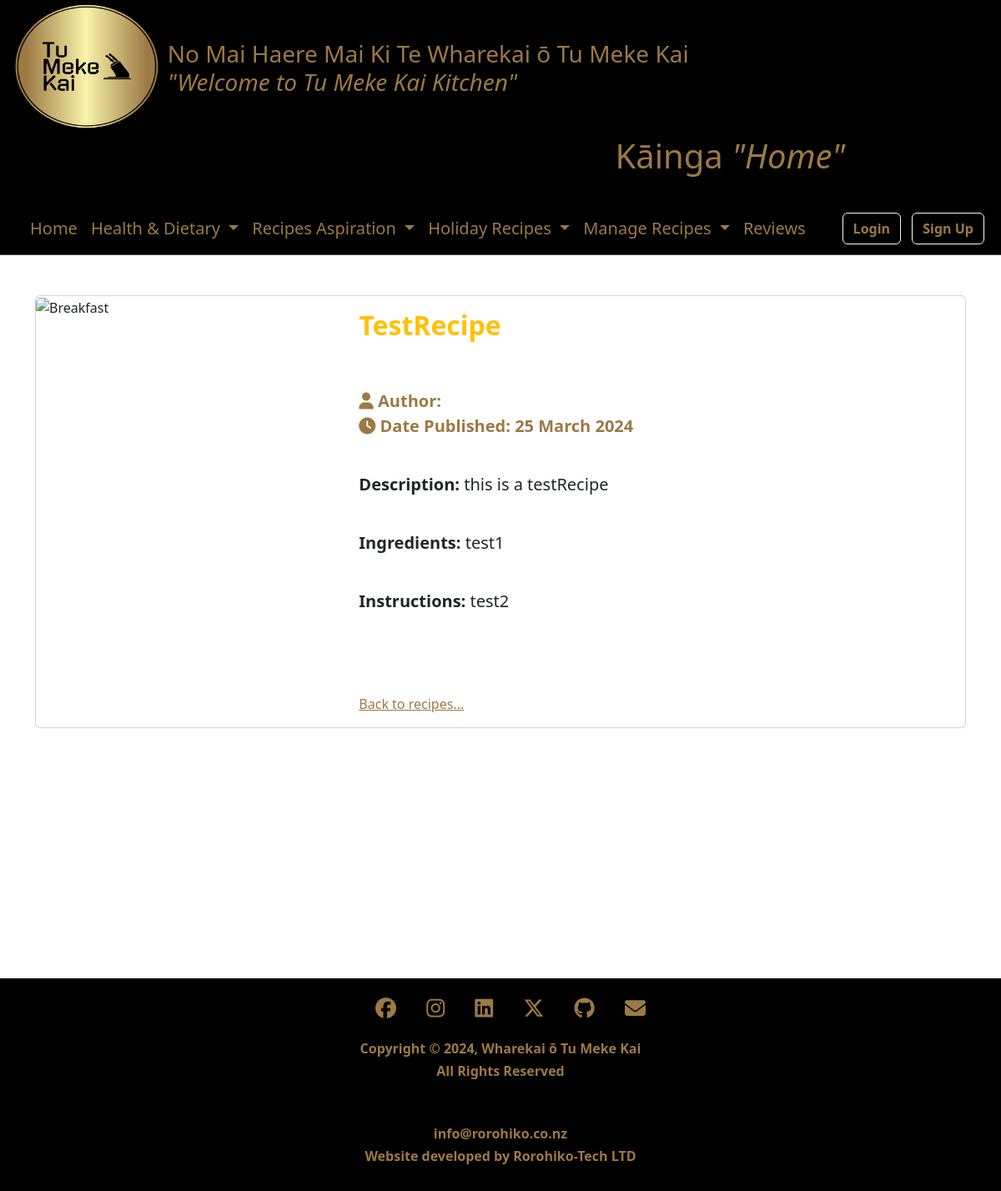
The page /recipes/9/ on the database its author committed.
### MyRecipes/models.py (models this page shows, shortened)
class Recipe(models.Model):
    CATEGORY_CHOICES = [
        ('breakfast', 'Breakfast'),
        ('lunch', 'Lunch'),
        ('dinner', 'Dinner'),
        ('dessert', 'Dessert'),
        ('drinks', 'Drinks'),
        ('platter', 'Platter'),
        ('other', 'Other'),
        ('holiday_specials', 'Holiday Specials'),
        ('healthy_choices', 'Healthy Choices'),
        ('healthy', 'Healthy'),
        ('budget_friendly', 'Budget-friendly'),
        ('comfort_food', 'Comfort Food'),
        ('international_cuisine', 'International Cuisine'),
        ('baking', 'Baking'),
        ('grilling_and_bbq', 'Grilling & BBQ'),
        ('vegetarian_vegan', 'Vegetarian/Vegan'),
        ('vegetarian', 'Vegetarian'),
        ('gluten_free', 'Gluten-Free'),
        ('dairy_free', 'Dairy-Free'),
        ('low_carb', 'Low Carb'),
        ('high_protein', 'High Protein'),
        ('keto', 'Keto'),
        ('paleo', 'Paleo'),
        ('whole30', 'Whole30'),
        ('mediterranean', 'Mediterranean'),
        ('asian_inspired', 'Asian-Inspired'),
        ('mexican', 'Mexican'),
        ('italian', 'Italian'),
        ('middle_eastern', 'Middle Eastern'),
        ('new_years', 'New Years'),
        ('mothers_day', 'Mothers Day'),
    ]
    SUBCATEGORY_CHOICES = [
        ('vegetarian', 'Vegetarian'),
        ('vegan', 'Vegan'),
        ('gluten_free', 'Gluten free'),
        ('low_carb', 'Low Carb'),
        ('high_protein', 'High Protein'),
        ('keto', 'Keto'),
        ('other', 'Other'),
        ('paleo', 'Paleo-Friendly'),
        ('whole30', 'Whole30-Compliant'),
        ('mediterranean', 'Mediterranean Diet'),
        ('weight_loss', 'Weight Loss'),
        ('heart_healthy', 'Heart-Healthy'),
        ('diabetes_friendly', 'Diabetes-Friendly'),
        ('nut_free', 'Nut-Free'),
        ('soy_free', 'Soy-Free'),
        ('nutrient_dense', 'Nutrient-Dense'),
        ('light_and_fresh', 'Light & Fresh'),
        ('family_friendly', 'Family-Friendly'),
        ('kid_friendly', 'Kid-Friendly'),
        ('party_appetizers', 'Party Appetizers'),
        ('seasonal_produce', 'Seasonal Produce'),
        ('one_pot_meals', 'One-Pot Meals'),
        ('meal_prep', 'Meal Prep'),
        ('slow_cooker', 'Slow Cooker/Crockpot'),
        ('instant_pot', 'Instant Pot/Pressure Cooker'),
        ('raw_foods', 'Raw Foods'),
        ('superfoods', 'Superfoods'),
        ('detoxifying', 'Detoxifying'),
        ('immune_boosting', 'Immune-Boosting'),
        ('energy_packed', 'Energy-Packed'),
    ]
    title = models.CharField(max_length = 100)
    description = models.TextField()
    author = models.ForeignKey(User, on_delete = models.CASCADE) # is user deleted -- delete recipxes user put up --> FK = 1 (user) - N(recipes)
    category = models.CharField(max_length = 25, choices = CATEGORY_CHOICES, default = "other")
    subcategory = models.CharField(max_length = 25, choices = SUBCATEGORY_CHOICES, default = "other")
    created_at = models.DateTimeField(auto_now_add = True)
    updated_at = models.DateTimeField(auto_now = True)
    tags = models.ManyToManyField(Tag)
    image = models.ImageField(upload_to='Images/', blank=True)
    ingredients = models.TextField(blank=True, null=True)
    instructions = models.TextField(blank=True, null=True)

### MyRecipes/views.py (the view)
# urls.py: path('recipes/<int:pk>/', views.RecipeDetailView.as_view(), name = 'recipes-detail'),
class RecipeDetailView(DetailView):
    model = models.Recipe

### MyRecipes/templates/MyRecipes/recipe_detail.html (shortened to what this page needs)
{% extends 'MyRecipes/base.html' %}
{% load static %}
{% block content %}
    <div class="container mt-5">
        <div class="card mb-4">
            <div class="row g-0">
                <div class="col-md-4">
                    <img src="{% static "/" %}{{object.image}}" width="100%" class="card-img thumbnail" alt="Breakfast">
                </div>
                <div class="col-md-8">
                    <div class="card-body">
                        <h2 class="card-title text-warning"><strong>{{ object.title }}</strong></h2><br><br>
                        <p class="card-text fs-5" style="color: #9c7945;"><strong><i class="fas fa-user"></i> Author: {{ object.author_name }}</strong><br><strong><i class="fa-solid fa-clock"></i> Date Published: {{ object.updated_at|date:"d F Y" }}</strong></p><br>
                        <p class="card-text fs-5"><strong>Description:</strong> {{ object.description }}</p><br>
                        <p class="card-text fs-5"><strong>Ingredients:</strong> {{ object.ingredients }}</p><br>
                        <p class="card-text fs-5 mb-5"><strong>Instructions:</strong> {{ object.instructions }}</p>
                        <div class="d-flex justify-content-between align-items-center">
                            <a class="mt-5 text-end" href="{% url 'recipes-recipes' %}" style="color: #9c7945;">Back to recipes...</a>
                        </div>
                    </div>
                </div>
            </div>
        </div>
    </div>
{% endblock content %}

### MyRecipes/templates/MyRecipes/base.html (style rules this page uses)
body { background-image: url(''); background-size: contain; background-position: center; background-repeat: no-repeat; }

### rows shown on the page
Recipe: title "TestRecipe", updated_at "25 March 2024", description "this is a testRecipe", ingredients "test1", instructions "test2"
